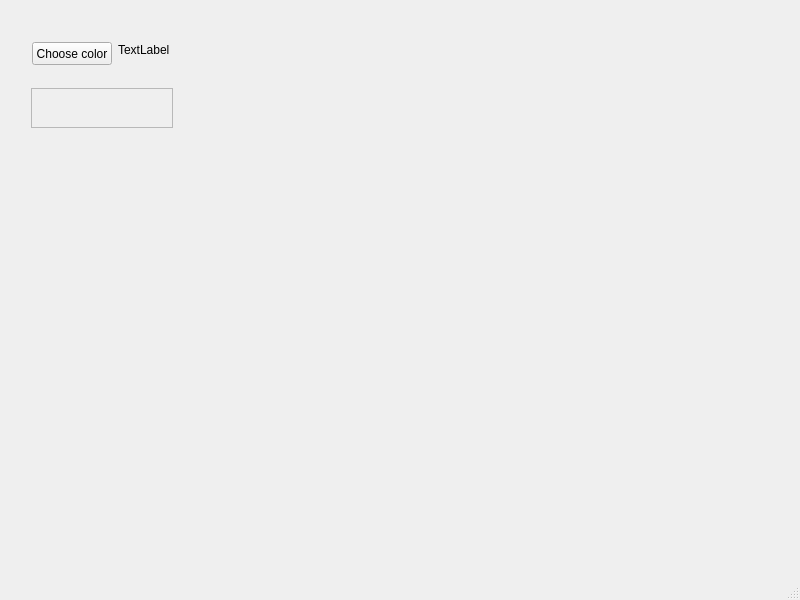
<?xml version="1.0" encoding="UTF-8"?>
<ui version="4.0">
 <class>MainWindow</class>
 <widget class="QMainWindow" name="MainWindow">
  <property name="geometry">
   <rect>
    <x>0</x>
    <y>0</y>
    <width>800</width>
    <height>600</height>
   </rect>
  </property>
  <property name="windowTitle">
   <string>MainWindow</string>
  </property>
  <widget class="QWidget" name="centralwidget">
   <widget class="QPushButton" name="pushButtonColor">
    <property name="geometry">
     <rect>
      <x>32</x>
      <y>42</y>
      <width>80</width>
      <height>23</height>
     </rect>
    </property>
    <property name="text">
     <string>Choose color</string>
    </property>
   </widget>
   <widget class="QLabel" name="labelColor">
    <property name="geometry">
     <rect>
      <x>118</x>
      <y>42</y>
      <width>261</width>
      <height>16</height>
     </rect>
    </property>
    <property name="text">
     <string>TextLabel</string>
    </property>
   </widget>
   <widget class="QFrame" name="frameColor">
    <property name="geometry">
     <rect>
      <x>31</x>
      <y>88</y>
      <width>142</width>
      <height>40</height>
     </rect>
    </property>
    <property name="frameShape">
     <enum>QFrame::StyledPanel</enum>
    </property>
    <property name="frameShadow">
     <enum>QFrame::Raised</enum>
    </property>
   </widget>
  </widget>
  <widget class="QMenuBar" name="menubar">
   <property name="geometry">
    <rect>
     <x>0</x>
     <y>0</y>
     <width>800</width>
     <height>23</height>
    </rect>
   </property>
  </widget>
  <widget class="QStatusBar" name="statusbar"/>
 </widget>
 <resources/>
 <connections/>
</ui>
